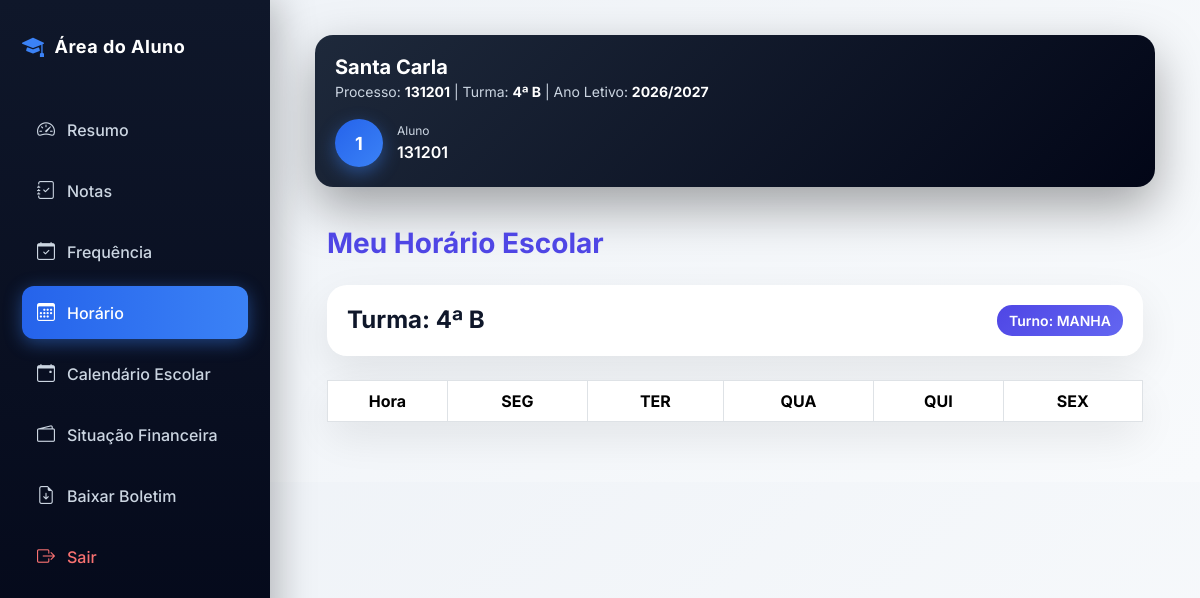
/aluno/horario/ (signed in), run on the app's committed database.
### academic/models.py (models this page shows, shortened)
class Aluno(models.Model):
    SEXO_CHOICES = [
        ("Masculino", "Masculino"),
        ("Feminino", "Feminino"),
    ]
    usuario = models.OneToOneField(
        settings.AUTH_USER_MODEL,
        on_delete=models.CASCADE,
        limit_choices_to={"role": "ALUNO"},
        related_name="perfil_aluno"
    )
    curso = models.ForeignKey(
        "Curso",
        on_delete=models.SET_NULL,
        null=True,
        blank=True,
        related_name="alunos",
        verbose_name="Curso"
    )
    matricula = models.CharField(
        max_length=20,
        unique=True,
        verbose_name="Matrícula"
    )
    numero_processo = models.CharField(
        max_length=20,
        verbose_name="Número de Processo"
    )
    numero_bi = models.CharField(
        max_length=20,
        unique=True,
        verbose_name="Número do BI"
    )
    data_nascimento = models.DateField(
        null=True,
        blank=True
    )
    sexo = models.CharField(
        max_length=15,
        choices=SEXO_CHOICES,
        null=True,
        blank=True
    )
    classe = models.CharField(
        max_length=15,
        null=True,
        blank=True
    )
    turma = models.ForeignKey(
        "academic.Turma",
        on_delete=models.SET_NULL,
        null=True,
        blank=True,
        related_name="alunos"
    )
    numero_na_turma = models.PositiveIntegerField(
        null=True,
        blank=True
    )
    ano_letivo = models.ForeignKey(
        "AnoLetivo",
        on_delete=models.CASCADE,
        related_name="alunos"
    )
    escola = models.ForeignKey(
        "academic.Escola",
        on_delete=models.CASCADE,
        related_name="alunos"
    )
    matricula_confirmada = models.BooleanField(
        default=False
    )
    ultimo_ano_confirmado = models.ForeignKey(
        "AnoLetivo",
        on_delete=models.SET_NULL,
        null=True,
        blank=True,
        related_name="alunos_confirmados",
        verbose_name="Último Ano Confirmado"
    )
    precisa_confirmacao = models.BooleanField(
        default=False
    )
    media_final = models.DecimalField(
        max_digits=5,
        decimal_places=2,
        null=True,
        blank=True
    )
    aprovado = models.BooleanField(
        default=False
    )
    ativo = models.BooleanField(
        default=True
    )
    criado_em = models.DateTimeField(
        auto_now_add=True
    )
    atualizado_em = models.DateTimeField(
        auto_now=True
    )
    class Meta:
        ordering = [
            "classe",
            "numero_na_turma",
            "usuario__first_name"
        ]
        verbose_name = "Aluno"
        verbose_name_plural = "Alunos"
        constraints = [
            models.UniqueConstraint(
                fields=["numero_processo", "escola"],
                name="unique_numero_processo_por_escola"
            ),
            models.UniqueConstraint(
                fields=["matricula", "escola"],
                name="unique_matricula_por_escola"
            )
        ]
        indexes = [
            models.Index(fields=["numero_processo"]),
            models.Index(fields=["numero_bi"]),
            models.Index(fields=["matricula"]),
            models.Index(fields=["escola"]),
            models.Index(fields=["ano_letivo"]),
        ]

class Escola(models.Model):
    nome = models.CharField(
        "Nome da Escola",
        max_length=255
    )
    codigo = models.CharField(
        "Código da Escola",
        max_length=10,
        unique=True,
        blank=True,
        help_text="Código usado no login da escola"
    )
    logo = models.ImageField(
        upload_to='logos_escolas/',
        blank=True,
        null=True
    )
    endereco = models.CharField(
        "Endereço",
        max_length=255
    )
    provincia = models.CharField(
        "Província",
        max_length=100,
        blank=True,
        null=True
    )
    municipio = models.CharField(
        "Município",
        max_length=100,
        blank=True,
        null=True
    )
    telefone = models.CharField(
        "Telefone",
        max_length=20
    )
    nif = models.CharField(
        "NIF",
        max_length=14,
        blank=True,
        null=True,
        help_text="Número de Identificação Fiscal da escola"
    )
    email = models.EmailField(
        "Email da Escola",
        max_length=254,
        blank=True,
        null=True,
        help_text="Email oficial da escola"
    )
    plano = models.ForeignKey(
        "Plano",
        on_delete=models.SET_NULL,
        null=True,
        blank=True,
        related_name="escolas",
        verbose_name="Plano"
    )
    data_expiracao = models.DateField(
        "Data de Expiração do Plano",
        null=True,
        blank=True
    )
    ativo = models.BooleanField(
        "Ativo",
        default=True
    )
    criada_em = models.DateTimeField(
        "Criada em",
        auto_now_add=True
    )
    class Meta:
        verbose_name = "Escola"
        verbose_name_plural = "Escolas"
        ordering = ["nome"]

class Turma(models.Model):
    CLASSE_CHOICES = [
        ('0', 'Iniciação'),
        ('1', '1ª Classe'),
        ('2', '2ª Classe'),
        ('3', '3ª Classe'),
        ('4', '4ª Classe'),
        ('5', '5ª Classe'),
        ('6', '6ª Classe'),
        ('7', '7ª Classe'),
        ('8', '8ª Classe'),
        ('9', '9ª Classe'),
        ('10', '10ª Classe'),
        ('11', '11ª Classe'),
        ('12', '12ª Classe'),
        ('13', '13ª Classe'),
    ]
    TURNOS = [
        ('MANHA', 'Manhã'),
        ('TARDE', 'Tarde'),
        ('NOITE', 'Noite'),
    ]
    classe = models.CharField(
        max_length=10,
        choices=CLASSE_CHOICES,
        verbose_name="Classe"
    )
    curso = models.ForeignKey(
        'Curso',
        on_delete=models.SET_NULL,
        null=True,
        blank=True,
        related_name="turmas",
        verbose_name="Curso"
    )
    identificador = models.CharField(
        max_length=5,
        verbose_name="Identificador da Turma"
    )
    sala = models.CharField(
        max_length=20,
        null=True,
        blank=True,
        verbose_name="Sala"
    )
    turno = models.CharField(
        max_length=10,
        choices=TURNOS,
        default='MANHA',
        verbose_name='Turno'
    )
    ano_letivo = models.ForeignKey(
        'AnoLetivo',
        on_delete=models.CASCADE,
        related_name="turmas",
        verbose_name="Ano Letivo"
    )
    escola = models.ForeignKey(
        'Escola',
        on_delete=models.CASCADE,
        related_name="turmas",
        verbose_name="Escola"
    )
    professor = models.ForeignKey(
        settings.AUTH_USER_MODEL,
        on_delete=models.SET_NULL,
        related_name="turmas",
        limit_choices_to={"role": "PROFESSOR"},
        null=True,
        blank=True,
        verbose_name="Professor Responsável"
    )
    criada_em = models.DateTimeField(
        auto_now_add=True,
        verbose_name="Data de Criação"
    )
    class Meta:
        constraints = [
            models.UniqueConstraint(
                fields=[
                    'classe',
                    'identificador',
                    'turno',
                    'ano_letivo',
                    'escola',
                    'curso'
                ],
                name='unique_turma_por_curso'
            )
        ]
        verbose_name = "Turma"
        verbose_name_plural = "Turmas"

class AnoLetivo(models.Model):
    nome = models.CharField(max_length=20)  # Ex: 2025/2026
    ativo = models.BooleanField(default=True)
    escola = models.ForeignKey(
        "Escola",
        on_delete=models.CASCADE,
        related_name="anos_letivos"
    )
    def __str__(self):
        return self.nome

class HorarioTurma(models.Model):
    escola = models.ForeignKey(
        "Escola",
        on_delete=models.CASCADE,
        related_name="horarios_escola"
    )
    ano_letivo = models.ForeignKey(
        "AnoLetivo",
        on_delete=models.CASCADE,
        related_name="horarios",
        verbose_name="Ano Letivo"
    )
    turma = models.ForeignKey(
        "Turma",
        on_delete=models.CASCADE,
        related_name="horarios_turma"
    )
    turno = models.CharField(
        max_length=10,
        choices=[
            ("MANHA", "Manhã"),
            ("TARDE", "Tarde"),
            ("NOITE", "Noite"),
        ]
    )
    bloqueado = models.BooleanField(
        default=False,
        verbose_name="Horário bloqueado"
    )
    criado_em = models.DateTimeField(
        auto_now_add=True
    )
    atualizado_em = models.DateTimeField(
        auto_now=True
    )
    class Meta:
        unique_together = (
            "escola",
            "ano_letivo",
            "turma",
            "turno",
        )
        ordering = [
            "-ano_letivo__nome",
            "turma__classe",
            "turma__identificador",
        ]

### users/models.py (models this page shows, shortened)
class User(AbstractUser):
    ROLE_CHOICES = (
        ("SUPERADMIN", "Super Admin"),
        ("DIRETOR", "Diretor"),
        ("DIRETOR_PEDAGOGICO", "Diretor Pedagógico"),
        ("PROFESSOR", "Professor"),
        ("ALUNO", "Aluno"),
        ("FINANCEIRO", "Financeiro"),
        ("SECRETARIA", "Secretaria"),
    )
    role = models.CharField(
        max_length=25,
        choices=ROLE_CHOICES,
        default="ALUNO",
        verbose_name="Perfil"
    )
    ativo = models.BooleanField(
        default=True,
        verbose_name="Ativo"
    )
    escola = models.ForeignKey(
        "academic.Escola",
        on_delete=models.CASCADE,
        null=True,
        blank=True,
        related_name="usuarios",
        verbose_name="Escola"
    )
    telefone = models.CharField(
        max_length=20,
        unique=True,
        null=True,
        blank=True,
        verbose_name="Telefone"
    )
    telefone_verificado = models.BooleanField(
        default=False,
        verbose_name="Telefone Verificado"
    )
    email_verificado = models.BooleanField(
        default=False,
        verbose_name="Email Verificado"
    )
    criado_em = models.DateTimeField(
        auto_now_add=True,
        verbose_name="Criado em"
    )
    tentativas_login = models.PositiveIntegerField(
        default=0
    )
    bloqueado_ate = models.DateTimeField(
        null=True,
        blank=True
    )
    otp_codigo = models.CharField(
        max_length=128,
        null=True,
        blank=True,
        verbose_name="OTP"
    )
    otp_expira_em = models.DateTimeField(
        null=True,
        blank=True,
        verbose_name="Expira em"
    )
    otp_tentativas = models.PositiveIntegerField(
        default=0,
        verbose_name="Tentativas OTP"
    )
    ultimo_envio_otp = models.DateTimeField(
        null=True,
        blank=True,
        verbose_name="Último envio OTP"
    )
    objects = UserManager()

### core/views.py (the view, shortened to what this page needs)
# urls.py: path('aluno/horario/', views.horario_aluno, name='horario_aluno'),
@login_required
def horario_aluno(request):
    if getattr(request.user, "role", None) != "ALUNO":
        return redirect("dashboard")
    aluno = Aluno.objects.select_related("turma", "turma__curso").filter(
        usuario=request.user
    ).first()
    if not aluno:
        return redirect("dashboard")
    horario = HorarioTurma.objects.filter(
        turma=aluno.turma
    ).first()
    dias = ["SEG", "TER", "QUA", "QUI", "SEX"]
    linhas = []
    mostrar_curso = False
    try:
        if int(aluno.turma.classe) >= 10:
            mostrar_curso = True
    except:
        pass
    if horario:
        aulas = AulaHorario.objects.select_related("disciplina").filter(
            horario=horario
        ).order_by("hora_inicio")
        horas = sorted(list(set([a.hora_inicio for a in aulas])))
    return render(request, "horario.html", {
        "aluno": aluno,
        "horario": horario,
        "linhas": linhas,
        "dias": dias,
        "mostrar_curso": mostrar_curso
    })

### core/templates/horario.html (shortened to what this page needs)
{% extends "base_aluno.html" %}
{% load extras %}
{% block content %}
<div class="container mt-4">
    <h2 class="mb-4 section-title">Meu Horário Escolar</h2>
    {% if horario %}
    <div class="card-premium mb-4">
        <div class="card-body d-flex justify-content-between align-items-center flex-wrap gap-2">
            <h4 class="fw-bold mb-0">
                Turma: {{ aluno.turma.classe }}ª {{ aluno.turma.identificador }}
            </h4>
            <span class="badge-turno">
                Turno: {{ horario.turno }}
            </span>
        </div>
    </div>
    <div class="card-premium p-0">
        <div class="table-responsive">
            <table class="table table-bordered mb-0">
                <thead>
                    <tr>
                        <th style="width:120px;">Hora</th>
                        {% for dia in dias %}
                            <th>{{ dia }}</th>
                        {% endfor %}
                    </tr>
                </thead>
            </table>
        </div>
    </div>
    {% else %}
    <div class="alert alert-info text-center">
        O horário da sua turma ainda não foi definido.
    </div>
    {% endif %}
</div>
{% endblock %}

### core/templates/base_aluno.html (shortened to what this page needs)
<!DOCTYPE html>
<html lang="pt">
<head>
<link href="https://cdn.jsdelivr.net/npm/bootstrap@5.3.2/dist/css/bootstrap.min.css" rel="stylesheet">
<link href="https://cdn.jsdelivr.net/npm/bootstrap-icons@1.11.3/font/bootstrap-icons.css" rel="stylesheet">
</head>
<body>
<div class="sidebar d-none d-lg-flex">
<div class="logo">
<i class="bi bi-mortarboard-fill"></i>
Área do Aluno
</div>
<ul class="menu">
<li>
<a href="{% url 'dashboard_aluno' %}"
class="{% if request.resolver_match.url_name == 'dashboard_aluno' %}active{% endif %}">
<i class="bi bi-speedometer2"></i>
<span>
Resumo
</span>
</a>
</li>
<li>
<a href="{% url 'notas_aluno' %}"
class="{% if request.resolver_match.url_name == 'notas_aluno' %}active{% endif %}">
<i class="bi bi-journal-check"></i>
<span>
Notas
</span>
</a>
</li>
<li>
    <a href="{% url 'frequencia_aluno' %}">
        <i class="bi bi-calendar-check"></i>
        Frequência
    </a>
</li>
<li>
<a href="{% url 'horario_aluno' %}"
class="{% if request.resolver_match.url_name == 'horario_aluno' %}active{% endif %}">
<i class="bi bi-calendar3"></i>
<span>
Horário
</span>
</a>
</li>
<li>
<a href="{% url 'calendario_aluno' %}"
class="{% if request.resolver_match.url_name == 'calendario_aluno' %}active{% endif %}">
<i class="bi bi-calendar-event"></i>
<span>
Calendário Escolar
</span>
</a>
</li>
<li>
<a href="{% url 'situacao_financeira' %}"
class="{% if request.resolver_match.url_name == 'situacao_financeira' %}active{% endif %}">
<i class="bi bi-wallet2"></i>
<span>
Situação Financeira
</span>
</a>
</li>
<li>
<a href="{% url 'boletim_pdf' %}">
<i class="bi bi-file-earmark-arrow-down"></i>
<span>
Baixar Boletim
</span>
</a>
</li>
<li>
<a href="{% url 'logout' %}" class="logout">
<i class="bi bi-box-arrow-right"></i>
<span>
Sair
</span>
</a>
</li>
</ul>
</div>
<div class="content">
<div class="topbar">
<div class="school-info">
<h4>{{ aluno.escola.nome }}</h4>
<small>
Processo:
<strong>{{ aluno.numero_processo }}</strong>
|
Turma:
<strong>{{ aluno.turma.classe }}ª {{ aluno.turma.identificador }}</strong>
|
Ano Letivo:
<strong>{{ aluno.turma.ano_letivo }}</strong>
</small>
</div>
<div class="user-box">
<div class="avatar">
{{ request.user.username|first|upper }}
</div>
<div>
<div class="user-role">
Aluno
</div>
<div class="user-name">
{{ request.user.username }}
</div>
</div>
</div>
</div>
{% block content %}
{% endblock %}
</div>
</body>
</html>

### data on the page
Aluno: escola.nome "Santa Carla", numero_processo "131201", turma.classe "4", turma.identificador "B", turma.ano_letivo "2026/2027"
User: user.username|first "1", user.username "131201"
HorarioTurma: turno "MANHA"

### other printed values
{{ dia }} "SEG" "TER" "QUA" "QUI" "SEX"
